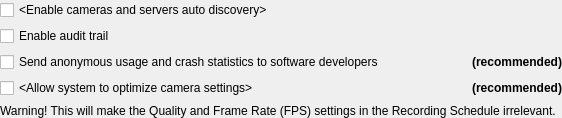
<?xml version="1.0" encoding="UTF-8"?>
<ui version="4.0">
 <class>SystemSettingsWidget</class>
 <widget class="QWidget" name="SystemSettingsWidget">
  <property name="geometry">
   <rect>
    <x>0</x>
    <y>0</y>
    <width>562</width>
    <height>105</height>
   </rect>
  </property>
  <property name="windowTitle">
   <string/>
  </property>
  <layout class="QGridLayout" name="gridLayout" columnstretch="1,0">
   <property name="leftMargin">
    <number>0</number>
   </property>
   <property name="topMargin">
    <number>0</number>
   </property>
   <property name="rightMargin">
    <number>0</number>
   </property>
   <property name="bottomMargin">
    <number>0</number>
   </property>
   <item row="3" column="1">
    <widget class="QLabel" name="tlsRecommendedLabel">
     <property name="font">
      <font>
       <weight>75</weight>
       <bold>true</bold>
      </font>
     </property>
     <property name="text">
      <string>(recommended)</string>
     </property>
     <property name="alignment">
      <set>Qt::AlignRight|Qt::AlignTrailing|Qt::AlignVCenter</set>
     </property>
    </widget>
   </item>
   <item row="0" column="0">
    <widget class="QCheckBox" name="autoDiscoveryCheckBox">
     <property name="text">
      <string notr="true">&lt;Enable cameras and servers auto discovery&gt;</string>
     </property>
     <property name="tristate">
      <bool>true</bool>
     </property>
    </widget>
   </item>
   <item row="2" column="1">
    <widget class="QLabel" name="sslRecommendedLabel">
     <property name="font">
      <font>
       <weight>75</weight>
       <bold>true</bold>
      </font>
     </property>
     <property name="text">
      <string>(recommended)</string>
     </property>
     <property name="alignment">
      <set>Qt::AlignRight|Qt::AlignTrailing|Qt::AlignVCenter</set>
     </property>
    </widget>
   </item>
   <item row="1" column="0">
    <widget class="QCheckBox" name="auditTrailCheckBox">
     <property name="text">
      <string>Enable audit trail</string>
     </property>
    </widget>
   </item>
   <item row="3" column="0">
    <widget class="QCheckBox" name="autoSettingsCheckBox">
     <property name="text">
      <string notr="true">&lt;Allow system to optimize camera settings&gt;</string>
     </property>
    </widget>
   </item>
   <item row="2" column="0">
    <widget class="QCheckBox" name="statisticsReportCheckBox">
     <property name="text">
      <string>Send anonymous usage and crash statistics to software developers</string>
     </property>
    </widget>
   </item>
   <item row="4" column="0" colspan="2">
    <widget class="QLabel" name="settingsWarningLabel">
     <property name="text">
      <string>Warning! This will make the Quality and Frame Rate (FPS) settings in the Recording Schedule irrelevant.</string>
     </property>
     <property name="wordWrap">
      <bool>true</bool>
     </property>
    </widget>
   </item>
  </layout>
 </widget>
 <resources/>
 <connections/>
</ui>
